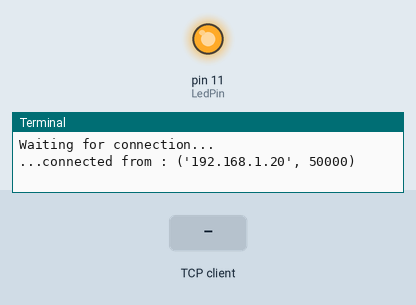
This program was run on a simulated Raspberry Pi (header pin numbers). Parts: output pins drawn as LEDs (lit = HIGH), the last lines printed to the terminal. The inputs (shaded band) are chosen by the test bench. One TCP client connects 1 s after the port opens and stays connected.

Above: at 1.2 s.
1.3 s: the TCP client sends "ON"
At 1.6 s:
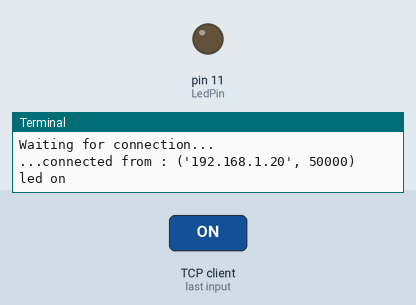
2.8 s: the TCP client sends "OFF"
At 3.9 s:
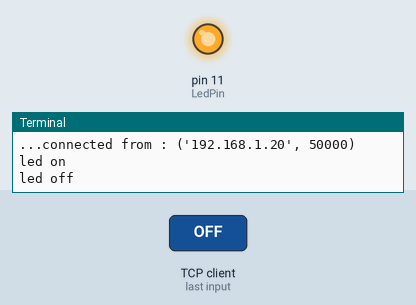
Timing chart, 0 to 5.8 s (numbered marks = the images above; inputs shaded):
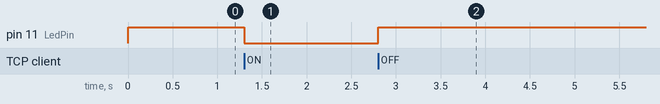

The program:

ledServer.py
```python
#!/usr/bin/env python
from socket import *
from time import ctime
import RPi.GPIO as GPIO

LedPin = 11

HOST = ''
PORT = 8080
BUFSIZ = 1024       # Size of the buffer
ADDR = (HOST, PORT)

tcpSerSock = socket(AF_INET, SOCK_STREAM)    # Create a socket
tcpSerSock.bind(ADDR)    # Bind the IP address and port number
tcpSerSock.listen(5)

def setup():
	GPIO.setmode(GPIO.BOARD)
	GPIO.setup(LedPin, GPIO.OUT)   # Set pin mode as output
	GPIO.output(LedPin, GPIO.HIGH) # Set pin to high(+3.3V) to off the led

def loop():
	while True:
		print 'Waiting for connection...'
		tcpCliSock, addr = tcpSerSock.accept()
		print '...connected from :', addr     # Print the IP address of the client connected with the server
		while True:
			data = tcpCliSock.recv(BUFSIZ)    # Receive data sent from the client
			if not data:
				break
			if data == 'ON':
				GPIO.output(LedPin, GPIO.LOW)
				print 'led on'
			elif data == 'OFF':
				GPIO.output(LedPin, GPIO.HIGH)
				print 'led off'
			else:
				print 'error cmd !'
		tcpSerSock.close()

if __name__ == '__main__':
	setup()
	try:
		loop()
	except KeyboardInterrupt:
		tcpSerSock.close()
```

Measured:
- after the input at 1.3 s, pin 11 (LedPin): HIGH → LOW at once
- after the input at 2.8 s, pin 11 (LedPin): LOW → HIGH at once
